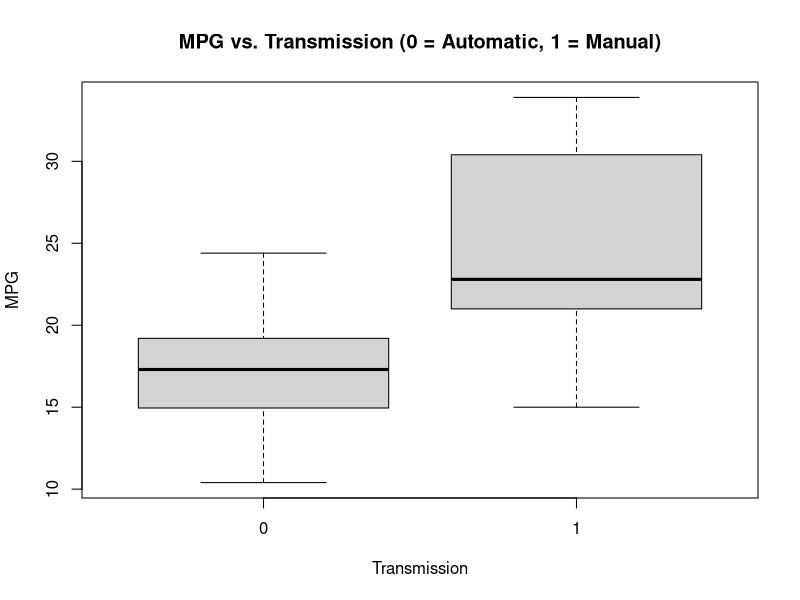
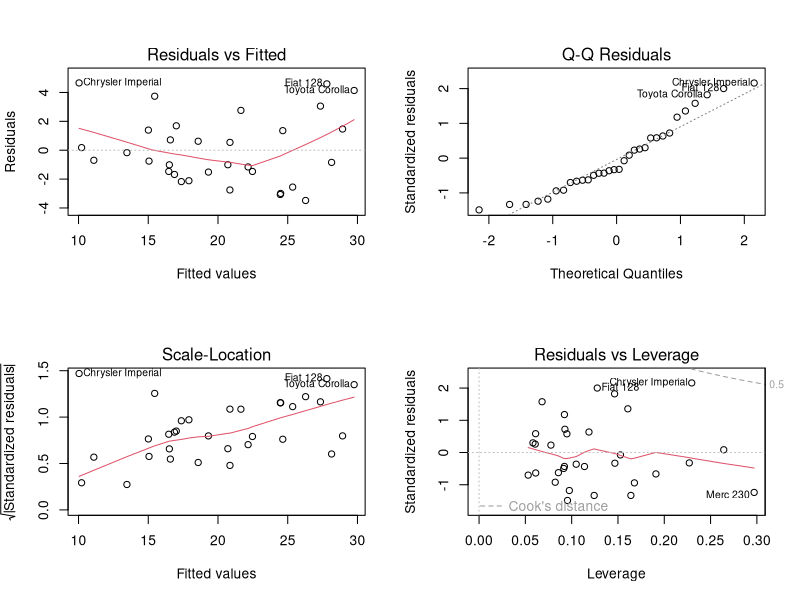

The R script that drew these images, in order:
## ---- chunk 1
names(mtcars)
head(mtcars)
## ---- chunk 2
mtcars$am <- as.factor(mtcars$am)
## ---- chunk 3
boxplot(mpg ~ am, data=mtcars, xlab="Transmission", ylab="MPG", main="MPG vs. Transmission (0 = Automatic, 1 = Manual)")
## ---- chunk 4
t <- t.test(mpg ~ factor(am), data=mtcars)
t$p.value;
t$estimate
## ---- chunk 5
s <- lm(mpg ~ factor(am), data=mtcars)
summary(s)
## ---- chunk 6
m = step(lm( data=mtcars, mpg ~ .),trace=0,steps=10000)
summary(m)
## ---- chunk 7
final <- lm(mpg ~ am + wt + qsec, data=mtcars)
summary(final)
## ---- chunk 8
par(mfrow = c(2,2))
plot(final)
